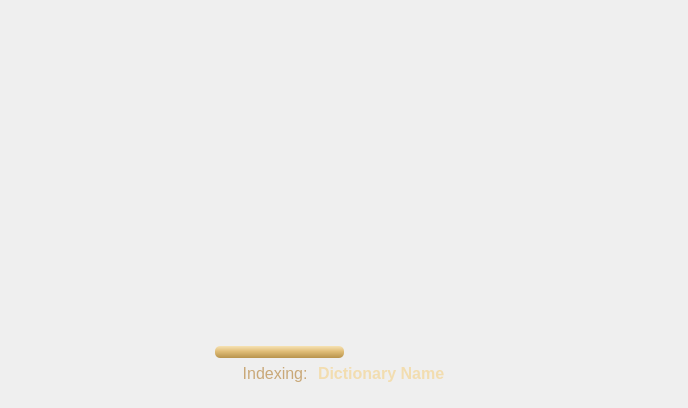
<?xml version="1.0" encoding="UTF-8"?>
<ui version="4.0">
 <class>Initializing</class>
 <widget class="QDialog" name="Initializing">
  <property name="windowModality">
   <enum>Qt::ApplicationModal</enum>
  </property>
  <property name="geometry">
   <rect>
    <x>0</x>
    <y>0</y>
    <width>688</width>
    <height>408</height>
   </rect>
  </property>
  <property name="sizePolicy">
   <sizepolicy hsizetype="Fixed" vsizetype="Fixed">
    <horstretch>0</horstretch>
    <verstretch>0</verstretch>
   </sizepolicy>
  </property>
  <property name="maximumSize">
   <size>
    <width>688</width>
    <height>408</height>
   </size>
  </property>
  <property name="windowTitle">
   <string>MicroDict - Initializing</string>
  </property>
  <widget class="QLabel" name="splashImage">
   <property name="geometry">
    <rect>
     <x>0</x>
     <y>0</y>
     <width>688</width>
     <height>408</height>
    </rect>
   </property>
   <property name="sizePolicy">
    <sizepolicy hsizetype="Fixed" vsizetype="Fixed">
     <horstretch>0</horstretch>
     <verstretch>0</verstretch>
    </sizepolicy>
   </property>
   <property name="text">
    <string/>
   </property>
   <property name="pixmap">
    <pixmap resource="../../resources.qrc">:/icons/splash.png</pixmap>
   </property>
   <property name="scaledContents">
    <bool>true</bool>
   </property>
  </widget>
  <widget class="QProgressBar" name="progressBar">
   <property name="geometry">
    <rect>
     <x>215</x>
     <y>346</y>
     <width>258</width>
     <height>12</height>
    </rect>
   </property>
   <property name="sizePolicy">
    <sizepolicy hsizetype="Fixed" vsizetype="Fixed">
     <horstretch>0</horstretch>
     <verstretch>0</verstretch>
    </sizepolicy>
   </property>
   <property name="styleSheet">
    <string notr="true">QProgressBar { background: transparent; border: none; }
QProgressBar::chunk { background-color: qlineargradient(x1:0, y1:0, x2:0, y2:1, stop:0 #f6e2b4, stop:0.45 #e0bd77, stop:1 #b8934c); border-radius: 5px; }</string>
   </property>
   <property name="maximum">
    <number>0</number>
   </property>
   <property name="value">
    <number>-1</number>
   </property>
   <property name="alignment">
    <set>Qt::AlignCenter</set>
   </property>
   <property name="textVisible">
    <bool>false</bool>
   </property>
  </widget>
  <widget class="QWidget" name="layoutWidget">
   <property name="geometry">
    <rect>
     <x>24</x>
     <y>362</y>
     <width>640</width>
     <height>24</height>
    </rect>
   </property>
   <layout class="QHBoxLayout" name="horizontalLayout">
    <property name="alignment">
     <set>Qt::AlignCenter</set>
    </property>
    <item>
     <widget class="QLabel" name="operation">
      <property name="sizePolicy">
       <sizepolicy hsizetype="Fixed" vsizetype="Fixed">
        <horstretch>0</horstretch>
        <verstretch>0</verstretch>
       </sizepolicy>
      </property>
      <property name="font">
       <font>
        <pointsize>12</pointsize>
       </font>
      </property>
      <property name="styleSheet">
       <string notr="true">color: #c9a878;</string>
      </property>
      <property name="text">
       <string>Indexing: </string>
      </property>
      <property name="alignment">
       <set>Qt::AlignRight|Qt::AlignTrailing|Qt::AlignVCenter</set>
      </property>
     </widget>
    </item>
    <item>
     <widget class="QLabel" name="dictionary">
      <property name="sizePolicy">
       <sizepolicy hsizetype="Fixed" vsizetype="Fixed">
        <horstretch>0</horstretch>
        <verstretch>0</verstretch>
       </sizepolicy>
      </property>
      <property name="font">
       <font>
        <pointsize>12</pointsize>
        <bold>true</bold>
       </font>
      </property>
      <property name="styleSheet">
       <string notr="true">color: #f2ddb0;</string>
      </property>
      <property name="text">
       <string>Dictionary Name</string>
      </property>
      <property name="alignment">
       <set>Qt::AlignLeading|Qt::AlignLeft|Qt::AlignVCenter</set>
      </property>
      <property name="wordWrap">
       <bool>false</bool>
      </property>
     </widget>
    </item>
   </layout>
  </widget>
 </widget>
 <resources>
  <include location="../../resources.qrc"/>
 </resources>
 <connections/>
</ui>
